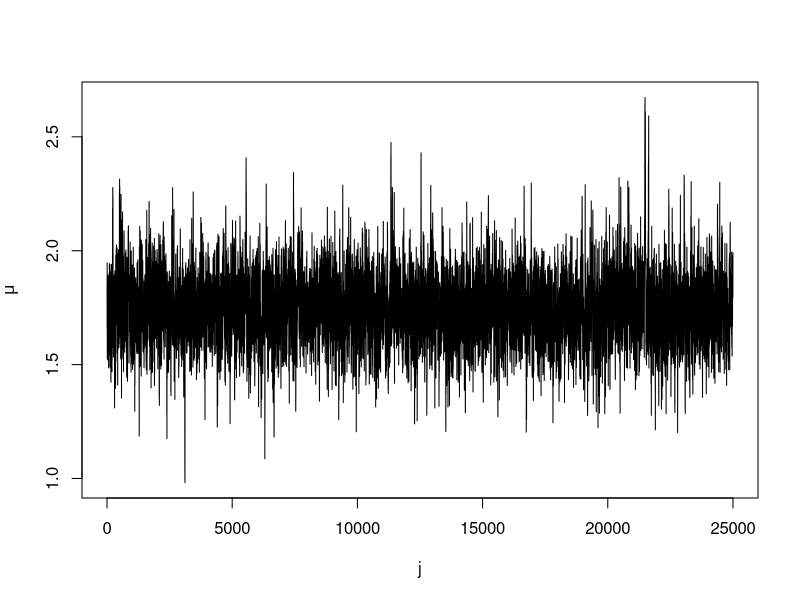

This chart was generated by the following R code:
rm(list=ls())
library(coda)
#Function

target<-function(mu){
  #These can be defined inside or outside the function
  n<-10
  sumy<-17.34
  sumy2<-32
  eta<-1.8
  tau2<-0.25
  
  t1<-(sumy2-2*mu*sumy+n*mu^2)^(-n/2)
  t2<-exp(-((mu-eta)^2)/(2*tau2))
  t<-t1*t2
  return(t)
}


#Random Walk Metropolis (More complicated)
mu0<-1.8
bi<-5000 #Burn In
M<-25000 #Sample Size
accrate<-0 #Counter for acceptance rate
mu<-rep(NA,M) #Initialise vector to store x
nu2<-0.02 #Proposal Variance

for (j in 1:M){
  muold<-ifelse((j==1),mu0,mu[j-1]) #Set muold
  munew<-rnorm(1,muold,sqrt(nu2)) #Propose a value mu new.  ATTENTION: sqrt(nu2)
  a<-min(1,target(munew)/target(muold)) #Compute acceptance probability
  accept<-rbinom(1,1,a) #Accept YES/NO
  if(accept){mu[j]<-munew} #If accept set munew
  if(accept&&(j>bi)){accrate<-accrate+1} #Also if accept add to 
  if(!accept){mu[j]<-muold}
}

accrate<-accrate/(M-bi)
plot(1:M,mu,"l",xlab='j',ylab=expression(mu))

#Now throw away burn in (nobi='no burn in')
mu_nobi<-mu[(bi+1):M]

#Posterior Mean
mean(mu_nobi)

#Posterior Median
median(mu_nobi)

#Credible interval
quantile(mu_nobi,0.025) #2.5% percentile
quantile(mu_nobi,0.975) #97.5% percentile

#Probability that mu>1.7

sum(mu_nobi>1.7)/(M-bi)  #The numerator counts the number of elements where mu_nobi>1.7 is true


#Effective Sample Size
effectiveSize(mu_nobi)

